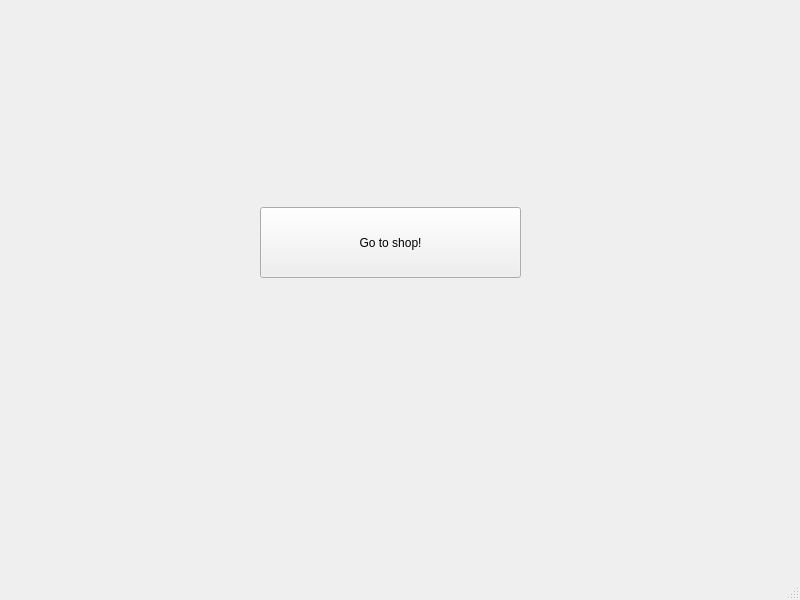
<?xml version="1.0" encoding="UTF-8"?>
<ui version="4.0">
 <class>MainWindow</class>
 <widget class="QMainWindow" name="MainWindow">
  <property name="geometry">
   <rect>
    <x>0</x>
    <y>0</y>
    <width>800</width>
    <height>600</height>
   </rect>
  </property>
  <property name="windowTitle">
   <string>MainWindow</string>
  </property>
  <widget class="QWidget" name="centralwidget">
   <widget class="QPushButton" name="goToShopButton">
    <property name="geometry">
     <rect>
      <x>260</x>
      <y>207</y>
      <width>261</width>
      <height>71</height>
     </rect>
    </property>
    <property name="text">
     <string>Go to shop!</string>
    </property>
   </widget>
  </widget>
  <widget class="QMenuBar" name="menubar">
   <property name="geometry">
    <rect>
     <x>0</x>
     <y>0</y>
     <width>800</width>
     <height>26</height>
    </rect>
   </property>
  </widget>
  <widget class="QStatusBar" name="statusbar"/>
 </widget>
 <resources/>
 <connections/>
</ui>
